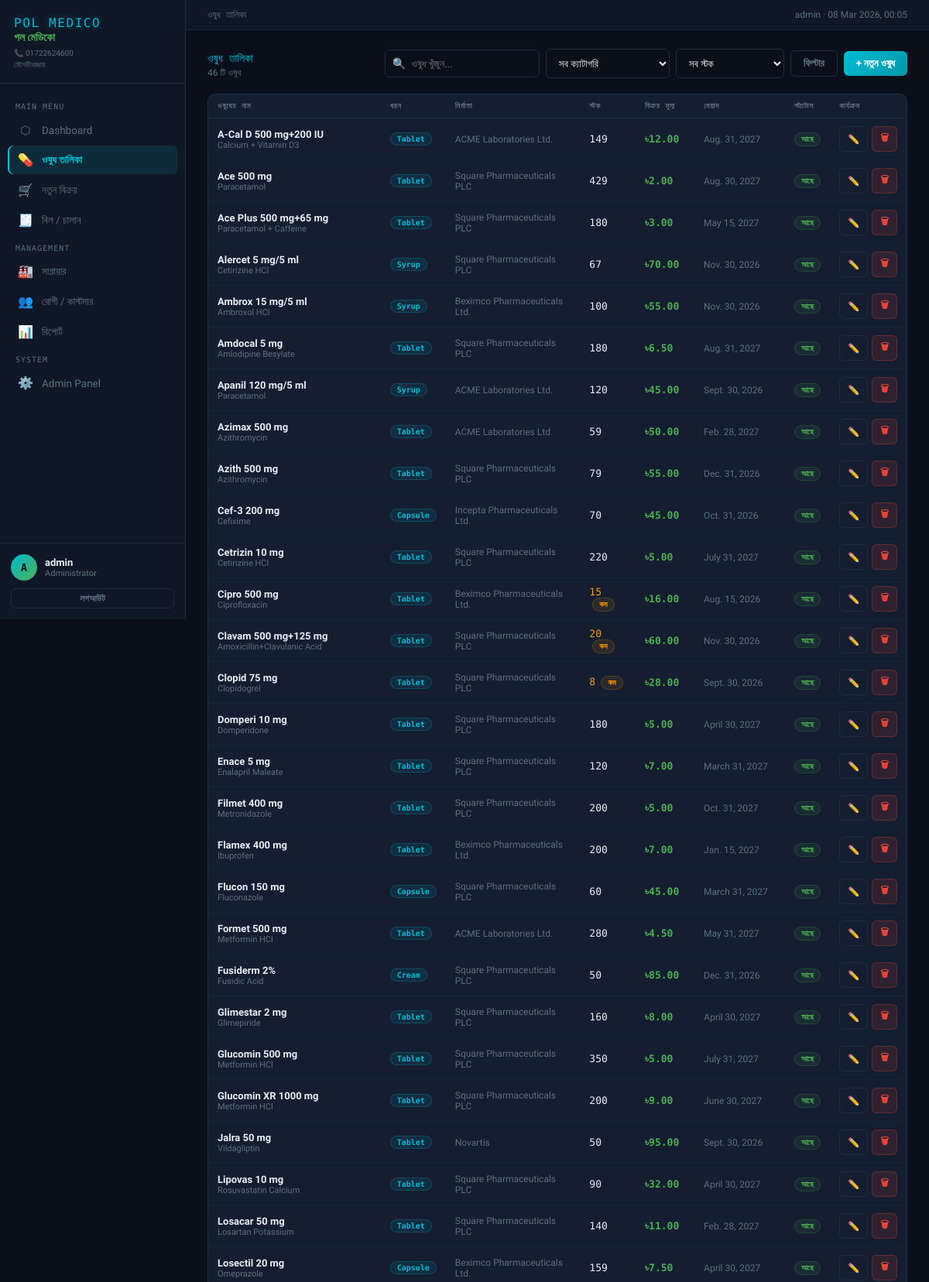
Screenshot of /medicines/ (signed in, upper part) with the database file from the repository.
### pharmacy/models.py (models this page shows, shortened)
class UserProfile(models.Model):
    ROLES = [
        ('admin', 'Administrator'),
        ('pharmacist', 'Pharmacist / ফার্মাসিস্ট'),
        ('staff', 'Staff / স্টাফ'),
    ]
    user = models.OneToOneField(User, on_delete=models.CASCADE, related_name='profile')
    role = models.CharField(max_length=20, choices=ROLES, default='staff')
    phone = models.CharField(max_length=20, blank=True)
    created_at = models.DateTimeField(auto_now_add=True)
    class Meta:
        verbose_name = "User Profile"

class Medicine(models.Model):
    name = models.CharField(max_length=200)
    generic_name = models.CharField(max_length=200, blank=True)
    brand_name = models.CharField(max_length=200, blank=True)
    dosage_form = models.CharField(max_length=100, blank=True)  # Tablet, Syrup, etc.
    strength = models.CharField(max_length=100, blank=True)     # 500mg, 5ml, etc.
    manufacturer = models.CharField(max_length=200, blank=True) # Square, Beximco, etc.
    category = models.ForeignKey(Category, on_delete=models.SET_NULL, null=True, blank=True, related_name='medicines')
    supplier = models.ForeignKey(Supplier, on_delete=models.SET_NULL, null=True, blank=True, related_name='medicines')
    batch_number = models.CharField(max_length=100, blank=True)
    stock_quantity = models.IntegerField(default=0, validators=[MinValueValidator(0)])
    reorder_level = models.IntegerField(default=50, validators=[MinValueValidator(0)])
    purchase_price = models.DecimalField(max_digits=10, decimal_places=2, default=0, validators=[MinValueValidator(Decimal('0.00'))])
    selling_price = models.DecimalField(max_digits=10, decimal_places=2, default=0, validators=[MinValueValidator(Decimal('0.00'))])
    expiry_date = models.DateField(null=True, blank=True)
    manufacture_date = models.DateField(null=True, blank=True)
    description = models.TextField(blank=True)
    is_active = models.BooleanField(default=True)
    created_at = models.DateTimeField(auto_now_add=True)
    updated_at = models.DateTimeField(auto_now=True)
    @property
    def is_low_stock(self):
        return self.stock_quantity <= self.reorder_level
    @property
    def is_expired(self):
        if not self.expiry_date:
            return False
        return self.expiry_date < timezone.now().date()
    @property
    def is_expiring_soon(self):
        if not self.expiry_date:
            return False
        days_90 = timezone.now().date() + timezone.timedelta(days=90)
        return self.expiry_date <= days_90 and not self.is_expired
    class Meta:
        ordering = ['name']

### pharmacy/views.py (the view)
# urls.py: path('medicines/', views.medicine_list, name='medicine_list'),
@login_required
def medicine_list(request):
    qs = Medicine.objects.select_related('category', 'supplier').filter(is_active=True)
    q = request.GET.get('q', '')
    category = request.GET.get('category', '')
    stock_filter = request.GET.get('stock', '')
    if q:
        qs = qs.filter(
            Q(name__icontains=q) | Q(generic_name__icontains=q) |
            Q(brand_name__icontains=q) | Q(manufacturer__icontains=q) |
            Q(strength__icontains=q)
        )
    if category:
        qs = qs.filter(category__id=category)
    if stock_filter == 'low':
        qs = qs.filter(stock_quantity__lte=F('reorder_level'))
    elif stock_filter == 'out':
        qs = qs.filter(stock_quantity=0)
    elif stock_filter == 'expiring':
        days_90 = timezone.now().date() + timezone.timedelta(days=90)
        qs = qs.filter(expiry_date__lte=days_90, expiry_date__gte=timezone.now().date())
    categories = Category.objects.all()
    return render(request, 'pharmacy/medicine_list.html', {
        'medicines': qs, 'categories': categories, 'q': q,
        'selected_category': category, 'stock_filter': stock_filter,
        'pharmacy': PHARMACY_INFO,
    })

### pharmacy/templates/pharmacy/medicine_list.html (shortened to what this page needs)
{% extends "pharmacy/base.html" %}
{% block nav_med %}active{% endblock %}
{% block breadcrumb %}ওষুধ তালিকা{% endblock %}
{% block content %}
<div class="page-header">
  <div><div class="page-title">ওষুধ তালিকা</div><div class="page-sub">{{ medicines|length }} টি ওষুধ</div></div>
  <div style="display:flex;gap:8px;flex-wrap:wrap;align-items:center">
    <form method="get" style="display:flex;gap:8px;align-items:center;flex-wrap:wrap">
      <div class="search-wrap"><span class="search-icon">🔍</span><input name="q" class="form-input" placeholder="ওষুধ খুঁজুন..." value="{{ q }}" style="width:200px"></div>
      <select name="category" class="form-input" style="width:160px" onchange="this.form.submit()">
        <option value="">সব ক্যাটাগরি</option>
      </select>
      <select name="stock" class="form-input" style="width:140px" onchange="this.form.submit()">
        <option value="">সব স্টক</option>
      </select>
      <button type="submit" class="btn btn-ghost">ফিল্টার</button>
    </form>
    <a href="{% url 'medicine_create' %}" class="btn btn-primary">+ নতুন ওষুধ</a>
  </div>
</div>
<div class="card">
  <table>
    <thead><tr><th>ওষুধের নাম</th><th>ধরন</th><th>নির্মাতা</th><th>স্টক</th><th>বিক্রয় মূল্য</th><th>মেয়াদ</th><th>স্ট্যাটাস</th><th>কার্যক্রম</th></tr></thead>
    <tbody>
      {% for med in medicines %}
      <tr>
        <td>
          <a href="{% url 'medicine_detail' med.pk %}" style="font-weight:600;color:var(--text);text-decoration:none">{{ med.name }}{% if med.strength %} {{ med.strength }}{% endif %}</a>
          {% if med.generic_name %}<div style="font-size:11px;color:var(--muted)">{{ med.generic_name }}</div>{% endif %}
        </td>
        <td>{% if med.dosage_form %}<span class="tag tag-blue">{{ med.dosage_form }}</span>{% endif %}</td>
        <td style="font-size:12px;color:var(--muted)">{{ med.manufacturer|default:med.supplier|default:"—" }}</td>
        <td>
          <span class="mono" style="color:{% if med.stock_quantity == 0 %}var(--danger){% elif med.is_low_stock %}var(--warning){% else %}var(--text){% endif %}">{{ med.stock_quantity }}</span>
          {% if med.stock_quantity == 0 %}<span class="tag tag-red" style="margin-left:4px">শেষ</span>
          {% elif med.is_low_stock %}<span class="tag tag-orange" style="margin-left:4px">কম</span>{% endif %}
        </td>
        <td class="mono" style="color:#4caf50;font-weight:600">৳{{ med.selling_price|floatformat:2 }}</td>
        <td style="font-size:12px;color:{% if med.is_expired %}var(--danger){% elif med.is_expiring_soon %}var(--warning){% else %}var(--muted){% endif %}">
          {{ med.expiry_date|default:"—" }}{% if med.is_expired %} <span class="tag tag-red">শেষ</span>{% endif %}
        </td>
        <td>{% if med.stock_quantity > 0 %}<span class="tag tag-green">আছে</span>{% else %}<span class="tag tag-red">নেই</span>{% endif %}</td>
        <td>
          <div style="display:flex;gap:5px">
            <a href="{% url 'medicine_edit' med.pk %}" class="btn btn-ghost btn-sm">✏️</a>
            <a href="{% url 'medicine_delete' med.pk %}" class="btn btn-danger btn-sm">🗑</a>
          </div>
        </td>
      </tr>
      {% empty %}<tr><td colspan="8" style="text-align:center;padding:40px;color:var(--muted)">কোনো ওষুধ পাওয়া যায়নি। <a href="{% url 'medicine_create' %}" style="color:var(--accent)">যোগ করুন?</a></td></tr>
      {% endfor %}
    </tbody>
  </table>
</div>
{% endblock %}

### pharmacy/templates/pharmacy/base.html (shortened to what this page needs)
{% load static %}
<!DOCTYPE html>
<html lang="bn">
<head>
</head>
<body>
  <aside class="sidebar">
    <div class="sidebar-logo">
      <div class="logo-en">POL MEDICO</div>
      <div class="logo-bn">পল মেডিকো</div>
      <div class="logo-sub">📞 {{ pharmacy.phone }}<br>মৌলভীবাজার</div>
    </div>
    <nav>
      <div class="nav-section">Main Menu</div>
      <a href="{% url 'dashboard' %}" class="nav-link {% block nav_dash %}{% endblock %}"><span class="icon">⬡</span> Dashboard</a>
      <a href="{% url 'medicine_list' %}" class="nav-link {% block nav_med %}{% endblock %}"><span class="icon">💊</span> ওষুধ তালিকা</a>
      <a href="{% url 'bill_create' %}" class="nav-link {% block nav_sell %}{% endblock %}"><span class="icon">🛒</span> নতুন বিক্রয়</a>
      <a href="{% url 'bill_list' %}" class="nav-link {% block nav_bill %}{% endblock %}"><span class="icon">🧾</span> বিল / চালান</a>
      <div class="nav-section">Management</div>
      <a href="{% url 'supplier_list' %}" class="nav-link {% block nav_sup %}{% endblock %}"><span class="icon">🏭</span> সাপ্লায়ার</a>
      <a href="{% url 'customer_list' %}" class="nav-link {% block nav_cust %}{% endblock %}"><span class="icon">👥</span> রোগী / কাস্টমার</a>
      <a href="{% url 'reports' %}" class="nav-link {% block nav_rep %}{% endblock %}"><span class="icon">📊</span> রিপোর্ট</a>
      {% if user.is_superuser %}
      <div class="nav-section">System</div>
      <a href="{% url 'admin:index' %}" class="nav-link"><span class="icon">⚙️</span> Admin Panel</a>
      {% endif %}
    </nav>
    <div class="sidebar-user">
      <div class="user-row">
        <div class="user-avatar">{{ user.username|first|upper }}</div>
        <div>
          <div class="user-name">{{ user.username }}</div>
          <div class="user-role">{% if user.profile %}{{ user.profile.get_role_display }}{% else %}Staff{% endif %}</div>
        </div>
      </div>
      <a href="{% url 'logout' %}" class="btn btn-ghost btn-sm" style="width:100%;justify-content:center">লগআউট</a>
    </div>
  </aside>
  <div class="main">
    <div class="topbar">
      <span class="topbar-left">{% block breadcrumb %}পল মেডিকো{% endblock %}</span>
      <span class="topbar-right">{{ user.username }} · {% now "d M Y, H:i" %}</span>
    </div>
    <div class="content animate">
      {% block content %}{% endblock %}
    </div>
  </div>
</body>
</html>

### rows the page displays
Medicine: name "A-Cal D", strength "500 mg+200 IU", generic_name "Calcium + Vitamin D3", dosage_form "Tablet", manufacturer "ACME Laboratories Ltd.", stock_quantity "149", selling_price "12.00", expiry_date "Aug. 31, 2027", shows "আছে"
Medicine: name "Ace", strength "500 mg", generic_name "Paracetamol", dosage_form "Tablet", manufacturer "Square Pharmaceuticals PLC", stock_quantity "429", selling_price "2.00", expiry_date "Aug. 30, 2027", shows "আছে"
Medicine: name "Ace Plus", strength "500 mg+65 mg", generic_name "Paracetamol + Caffeine", dosage_form "Tablet", manufacturer "Square Pharmaceuticals PLC", stock_quantity "180", selling_price "3.00", expiry_date "May 15, 2027", shows "আছে"
Medicine: name "Alercet", strength "5 mg/5 ml", generic_name "Cetirizine HCl", dosage_form "Syrup", manufacturer "Square Pharmaceuticals PLC", stock_quantity "67", selling_price "70.00", expiry_date "Nov. 30, 2026", shows "আছে"
Medicine: name "Ambrox", strength "15 mg/5 ml", generic_name "Ambroxol HCl", dosage_form "Syrup", manufacturer "Beximco Pharmaceuticals Ltd.", stock_quantity "100", selling_price "55.00", expiry_date "Nov. 30, 2026", shows "আছে"
Medicine: name "Amdocal", strength "5 mg", generic_name "Amlodipine Besylate", dosage_form "Tablet", manufacturer "Square Pharmaceuticals PLC", stock_quantity "180", selling_price "6.50", expiry_date "Aug. 31, 2027", shows "আছে"
Medicine: name "Apanil", strength "120 mg/5 ml", generic_name "Paracetamol", dosage_form "Syrup", manufacturer "ACME Laboratories Ltd.", stock_quantity "120", selling_price "45.00", expiry_date "Sept. 30, 2026", shows "আছে"
Medicine: name "Azimax", strength "500 mg", generic_name "Azithromycin", dosage_form "Tablet", manufacturer "ACME Laboratories Ltd.", stock_quantity "59", selling_price "50.00", expiry_date "Feb. 28, 2027", shows "আছে"
Medicine: name "Azith", strength "500 mg", generic_name "Azithromycin", dosage_form "Tablet", manufacturer "Square Pharmaceuticals PLC", stock_quantity "79", selling_price "55.00", expiry_date "Dec. 31, 2026", shows "আছে"
Medicine: name "Cef-3", strength "200 mg", generic_name "Cefixime", dosage_form "Capsule", manufacturer "Incepta Pharmaceuticals Ltd.", stock_quantity "70", selling_price "45.00", expiry_date "Oct. 31, 2026", shows "আছে"
Medicine: name "Cetrizin", strength "10 mg", generic_name "Cetirizine HCl", dosage_form "Tablet", manufacturer "Square Pharmaceuticals PLC", stock_quantity "220", selling_price "5.00", expiry_date "July 31, 2027", shows "আছে"
Medicine: name "Cipro", strength "500 mg", generic_name "Ciprofloxacin", dosage_form "Tablet", manufacturer "Beximco Pharmaceuticals Ltd.", stock_quantity "15", reorder_level "কম", selling_price "16.00", expiry_date "Aug. 15, 2026", shows "আছে"
Medicine: name "Clavam", strength "500 mg+125 mg", generic_name "Amoxicillin+Clavulanic Acid", dosage_form "Tablet", manufacturer "Square Pharmaceuticals PLC", stock_quantity "20", reorder_level "কম", selling_price "60.00", expiry_date "Nov. 30, 2026", shows "আছে"
Medicine: name "Clopid", strength "75 mg", generic_name "Clopidogrel", dosage_form "Tablet", manufacturer "Square Pharmaceuticals PLC", stock_quantity "8", reorder_level "কম", selling_price "28.00", expiry_date "Sept. 30, 2026", shows "আছে"
Medicine: name "Domperi", strength "10 mg", generic_name "Domperidone", dosage_form "Tablet", manufacturer "Square Pharmaceuticals PLC", stock_quantity "180", selling_price "5.00", expiry_date "April 30, 2027", shows "আছে"
Medicine: name "Enace", strength "5 mg", generic_name "Enalapril Maleate", dosage_form "Tablet", manufacturer "Square Pharmaceuticals PLC", stock_quantity "120", selling_price "7.00", expiry_date "March 31, 2027", shows "আছে"
Medicine: name "Filmet", strength "400 mg", generic_name "Metronidazole", dosage_form "Tablet", manufacturer "Square Pharmaceuticals PLC", stock_quantity "200", selling_price "5.00", expiry_date "Oct. 31, 2027", shows "আছে"
Medicine: name "Flamex", strength "400 mg", generic_name "Ibuprofen", dosage_form "Tablet", manufacturer "Beximco Pharmaceuticals Ltd.", stock_quantity "200", selling_price "7.00", expiry_date "Jan. 15, 2027", shows "আছে"
Medicine: name "Flucon", strength "150 mg", generic_name "Fluconazole", dosage_form "Capsule", manufacturer "Square Pharmaceuticals PLC", stock_quantity "60", selling_price "45.00", expiry_date "March 31, 2027", shows "আছে"
Medicine: name "Formet", strength "500 mg", generic_name "Metformin HCl", dosage_form "Tablet", manufacturer "ACME Laboratories Ltd.", stock_quantity "280", selling_price "4.50", expiry_date "May 31, 2027", shows "আছে"
Medicine: name "Fusiderm", strength "2%", generic_name "Fusidic Acid", dosage_form "Cream", manufacturer "Square Pharmaceuticals PLC", stock_quantity "50", selling_price "85.00", expiry_date "Dec. 31, 2026", shows "আছে"
Medicine: name "Glimestar", strength "2 mg", generic_name "Glimepiride", dosage_form "Tablet", manufacturer "Square Pharmaceuticals PLC", stock_quantity "160", selling_price "8.00", expiry_date "April 30, 2027", shows "আছে"
Medicine: name "Glucomin", strength "500 mg", generic_name "Metformin HCl", dosage_form "Tablet", manufacturer "Square Pharmaceuticals PLC", stock_quantity "350", selling_price "5.00", expiry_date "July 31, 2027", shows "আছে"
Medicine: name "Glucomin XR", strength "1000 mg", generic_name "Metformin HCl", dosage_form "Tablet", manufacturer "Square Pharmaceuticals PLC", stock_quantity "200", selling_price "9.00", expiry_date "June 30, 2027", shows "আছে"
Medicine: name "Jalra", strength "50 mg", generic_name "Vildagliptin", dosage_form "Tablet", manufacturer "Novartis", stock_quantity "50", selling_price "95.00", expiry_date "Sept. 30, 2026", shows "আছে"
Medicine: name "Lipovas", strength "10 mg", generic_name "Rosuvastatin Calcium", dosage_form "Tablet", manufacturer "Square Pharmaceuticals PLC", stock_quantity "90", selling_price "32.00", expiry_date "April 30, 2027", shows "আছে"
Medicine: name "Losacar", strength "50 mg", generic_name "Losartan Potassium", dosage_form "Tablet", manufacturer "Square Pharmaceuticals PLC", stock_quantity "140", selling_price "11.00", expiry_date "Feb. 28, 2027", shows "আছে"
Medicine: name "Losectil", strength "20 mg", generic_name "Omeprazole", dosage_form "Capsule", manufacturer "Beximco Pharmaceuticals Ltd.", stock_quantity "159", selling_price "7.50", expiry_date "April 30, 2027", shows "আছে"

### other values shown
{{ pharmacy.phone }} "01722624600"
{{ user.username|first|upper }} "A"
{{ user.username }} "admin"
{{ user.profile.get_role_display }} "Administrator"
{{ medicines|length }} "46"
